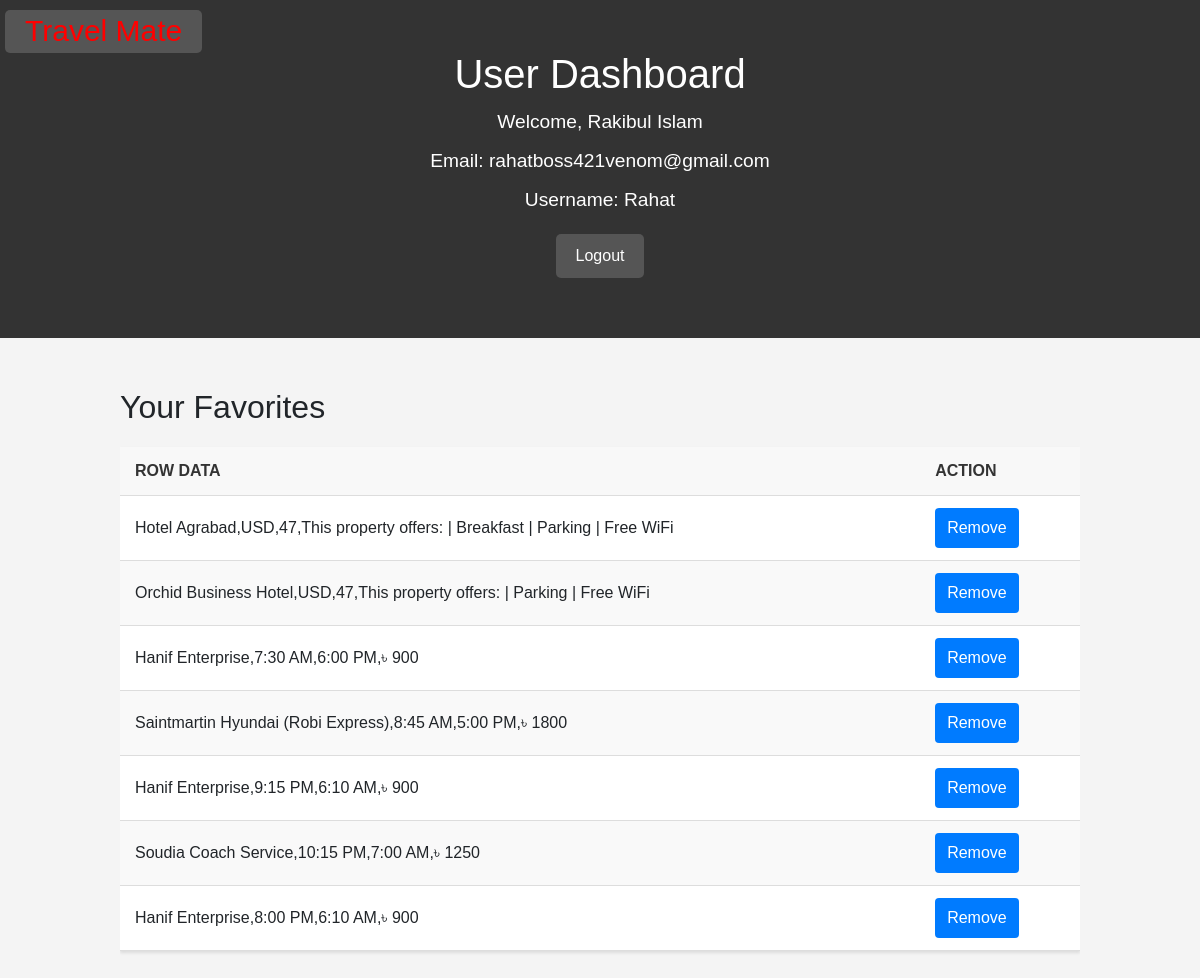
Screenshot of /accounts/user_dashboard (signed in) with the database file from the repository.
### accounts/models.py (models this page shows)
class Favorite(models.Model):
    user = models.ForeignKey(User, on_delete=models.CASCADE)
    row_data = models.TextField()  # or use a more appropriate field type
    class Meta:
        unique_together = ('user', 'row_data')

### accounts/views.py (the view)
# urls.py: path('user_dashboard', views.user_dashboard, name='user_dashboard'),
def user_dashboard(request):
    favorites = Favorite.objects.filter(user=request.user)
    return render(request, 'user_dashboard.html', {'favorites': favorites})

### templates/user_dashboard.html (shortened to what this page needs)
{% load static %}
<!DOCTYPE html>
<html lang="en">
<head>
    <link rel="stylesheet" type="text/css" href="{% static 'styles/bootstrap4/bootstrap.min.css' %}">
    <link href="{% static 'plugins/font-awesome-4.7.0/css/font-awesome.min.css' %}" rel="stylesheet" type="text/css">
    <link rel="stylesheet" type="text/css" href="{% static 'plugins/OwlCarousel2-2.2.1/owl.carousel.css' %}">
    <link rel="stylesheet" type="text/css" href="{% static 'plugins/OwlCarousel2-2.2.1/owl.theme.default.css' %}">
    <link rel="stylesheet" type="text/css" href="{% static 'plugins/OwlCarousel2-2.2.1/animate.css' %}">
</head>
<body>
<header class="header">
    <div class="logos"><a href=".." style="color: red;">Travel Mate</a></div>
    <div class="container">
        <h1>User Dashboard</h1>
        <p>Welcome, {{ user.first_name }} {{ user.last_name }}</p>
        <p>Email: {{ user.email }}</p>
        <p>Username: {{ user.username }}</p>
        <a href="{% url 'logout' %}">Logout</a>
    </div>
</header>
<div class="container favorites">
    <h2>Your Favorites</h2>
    <table>
        <thead>
            <tr>
                <th>Row Data</th>
                <th>Action</th>
            </tr>
        </thead>
        <tbody>
            {% for favorite in favorites %}
        <tr>
        <td>{{ favorite.row_data }}</td>
        <td>
            <form action="{% url 'remove_favorite' %}" method="post">
                <button type="submit" class="btn">Remove</button>
            </form>
        </td>
    </tr>
       {% endfor %}
        </tbody>
    </table>
</div>
</body>
</html>

### templates/user_dashboard.html (style rules this page uses)
body { font-family: Arial, sans-serif; background-color: #f4f4f4; margin: 0; padding: 0; }
.header { background-color: #333; color: #fff; padding: 20px 0; text-align: center; }
.header h1 { margin: 0; font-size: 2.5em; }
.container { width: 80%; margin: auto; overflow: hidden; padding: 30px 0; }
.header p { font-size: 1.2em; margin: 10px 0; }
.header a { display: inline-block; margin: 10px; padding: 10px 20px; background-color: #555; color: #fff; text-decoration: none; border-radius: 5px; }
.logos a { position: absolute; left: -5px; top: 0; font-family: 'Oswald', sans-serif; font-size: 30px; font-weight: 500; color: #FFFFFF; line-height: 0.75; }
.favorites { margin-top: 20px; }
.favorites table { width: 100%; border-collapse: collapse; margin: 20px 0; font-size: 1em; box-shadow: 0 2px 3px rgba(0, 0, 0, 0.1); background-color: #ffffff; }
.favorites th, .favorites td { padding: 12px 15px; text-align: left; border-bottom: 1px solid #dddddd; }
.favorites th { background-color: #f8f8f8; color: #333; text-transform: uppercase; font-weight: bold; }
.favorites tr:nth-of-type(even) { background-color: #f9f9f9; }
.btn { padding: 8px 12px; background-color: #007bff; color: white; border: none; border-radius: 4px; cursor: pointer; }

### rows the page displays
Favorite: row_data "Hotel Agrabad,USD,47,This property offers: | Breakfast | Parking | Free WiFi"
Favorite: row_data "Orchid Business Hotel,USD,47,This property offers: | Parking | Free WiFi"
Favorite: row_data "Hanif Enterprise,7:30 AM,6:00 PM,৳ 900"
Favorite: row_data "Saintmartin Hyundai (Robi Express),8:45 AM,5:00 PM,৳ 1800"
Favorite: row_data "Hanif Enterprise,9:15 PM,6:10 AM,৳ 900"
Favorite: row_data "Soudia Coach Service,10:15 PM,7:00 AM,৳ 1250"
Favorite: row_data "Hanif Enterprise,8:00 PM,6:10 AM,৳ 900"

### other values shown
{{ user.first_name }} "Rakibul"
{{ user.last_name }} "Islam"
{{ user.email }} "rahatboss421venom@gmail.com"
{{ user.username }} "Rahat"
